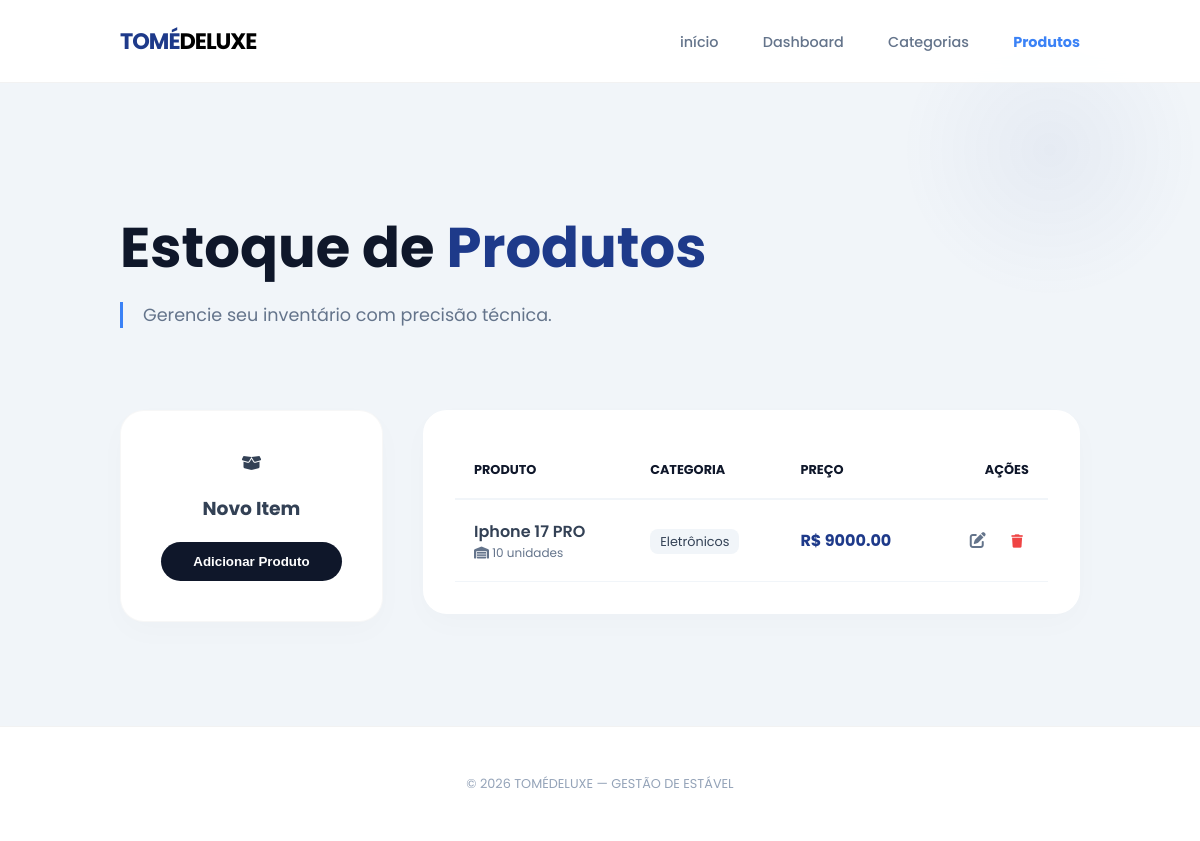
/produtos, run on an earlier commit of the app's database.
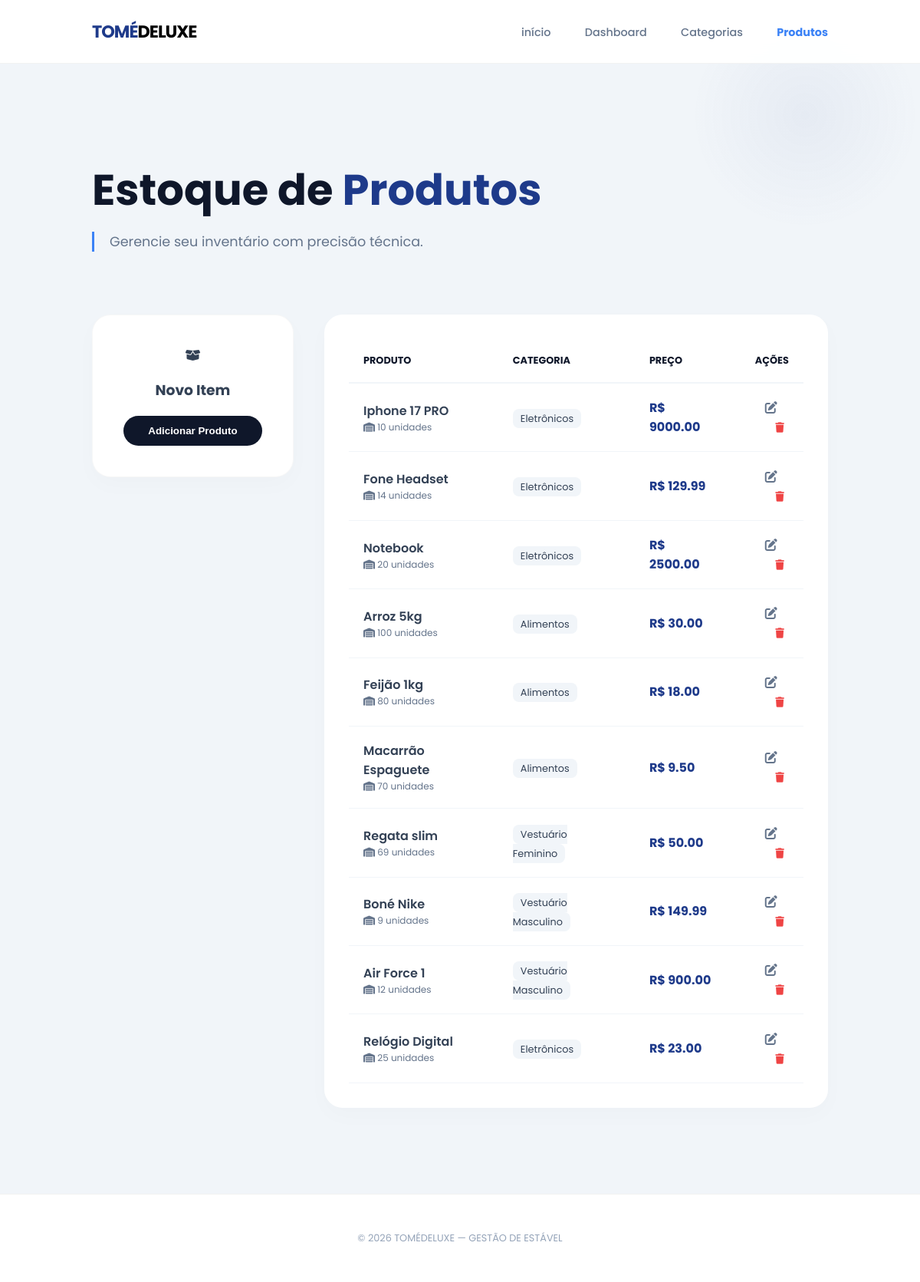
And on a later commit of the database.
### models.py (models this page shows, shortened)
class Produto(Base):
    __tablename__ = "produtos"
    id = Column(Integer, primary_key=True, autoincrement=True)
    nome = Column(String(100), nullable=False)
    preco = Column(Float, nullable=False)
    estoque = Column(Integer, nullable=False)
    categoria_id = Column(Integer, ForeignKey("categorias.id"))
    categoria = relationship("Categoria", back_populates="produtos")

class Categoria(Base):
    __tablename__ = "categorias"
    id = Column(Integer, primary_key=True, autoincrement=True)
    nome = Column(String(100), nullable=False)
    descricao = Column(String(150))
    produtos = relationship("Produto", back_populates="categoria")

### main.py (the view)
@app.get("/produtos")
def exibir_produtos(request: Request, db: Session = Depends(get_db)):
    produtos = db.query(Produto).all()
    categorias = db.query(Categoria).all()
    return templates.TemplateResponse(
        request,
        "produtos.html",
        {"request": request,
         "produtos": produtos,
         "categorias": categorias
        }
    )

### templates/produtos.html (shortened to what this page needs)
<!DOCTYPE html>
<html lang="pt-br">
<head>
    <link rel="stylesheet" href="/static/style.css">
    <link rel="stylesheet" href="https://cdnjs.cloudflare.com/ajax/libs/font-awesome/6.4.0/css/all.min.css">
</head>
<body>
    <nav class="navbar">
        <div class="nav-logo">TOMÉ<span style="color: black;">DELUXE</span></div>
        <div class="nav-links">
            <a href="./">início</a>
            <a href="/">Dashboard</a>
            <a href="/categorias">Categorias</a>
            <a href="/produtos" style="color: var(--accent-blue); font-weight: 700;">Produtos</a>
        </div>
    </nav>
    <main>
        <header class="hero">
            <h1>Estoque de <span>Produtos</span></h1>
            <p>Gerencie seu inventário com precisão técnica.</p>
        </header>
        <div class="container" style="display: grid; grid-template-columns: 1fr 2.5fr; gap: 40px; align-items: start;">
            <section class="card">
                <div id="bloco-botao" style="text-align: center;">
                    <i class="fa-solid fa-box-open"></i>
                    <h3>Novo Item</h3>
                    <button type="button" class="btn btn-main" onclick="mostrarFormulario()"
                        style="width: 100%; justify-content: center;">
                        Adicionar Produto
                    </button>
                </div>
            </section>
            <section class="data-table-container">
                <table>
                    <thead>
                        <tr>
                            <th>Produto</th>
                            <th>Categoria</th>
                            <th>Preço</th>
                            <th style="text-align: right;">Ações</th>
                        </tr>
                    </thead>
                    <tbody>
                        {% for produto in produtos %}
                        <tr>
                            <td>
                                <div style="font-weight: 600;">{{ produto.nome }}</div>
                                <div style="font-size: 0.75rem; color: #64748B;">
                                    <i class="fa-solid fa-warehouse"></i> {{ produto.estoque }} unidades
                                </div>
                            </td>
                            <td><span
                                    style="background: #F1F5F9; padding: 4px 10px; border-radius: 8px; font-size: 0.8rem;">{{
                                    produto.categoria.nome }}</span></td>
                            <td style="font-weight: 700; color: var(--primary-blue);">R$ {{ "%.2f"|format(produto.preco)
                                }}</td>
                            <td style="text-align: right;">
                                <div id="acoes-normais-{{ produto.id }}">
                                    <a href="/produtos/{{ produto.id }}/editar"
                                        style="color: #64748B; margin-right: 15px;"><i
                                            class="fa-solid fa-pen-to-square"></i></a>
                                    <button onclick="pedirConfirmacao('{{ produto.id }}')"
                                        style="background:none; border:none; color:#EF4444; cursor:pointer;"><i
                                            class="fa-solid fa-trash"></i></button>
                                </div>
                            </td>
                        </tr>
                        {% endfor %}
                    </tbody>
                </table>
            </section>
        </div>
    </main>
    <footer>&copy; 2026 TOMÉDELUXE — GESTÃO DE ESTÁVEL</footer>
</body>
</html>

### static/style.css (style rules this page uses)
:root { --primary-blue: #1E3A8A; --accent-blue: #3B82F6; --dark-bg: #0F172A; --glass-white: rgba(255, 255, 255, 0.95); --transition: all 0.4s cubic-bezier(0.165, 0.84, 0.44, 1); --bg-body: #F1F5F9; }
html, body { height: 100%; }
body { margin: 0; font-family: 'Poppins', sans-serif; background: var(--bg-body); color: #334155; display: flex; flex-direction: column; }
main { flex: 1 0 auto; }
body::before { content: ""; position: fixed; top: 0; right: 0; width: 300px; height: 300px; background: radial-gradient(circle, rgba(30, 58, 138, 0.05) 0%, transparent 70%); z-index: -1; }
.navbar { display: flex; justify-content: space-between; align-items: center; padding: 1.5rem 10%; background: var(--glass-white); backdrop-filter: blur(10px); position: sticky; top: 0; z-index: 1000; border-bottom: 1px solid rgba(0,0,0,0.05); }
.nav-logo { font-weight: 700; font-size: 1.4rem; color: var(--primary-blue); letter-spacing: -1px; }
.nav-links a { text-decoration: none; color: #64748B; font-weight: 500; margin-left: 2.5rem; transition: var(--transition); font-size: 0.9rem; }
.hero { padding: 6rem 10% 2rem 10%; max-width: 800px; }
.hero h1 { font-size: 3.5rem; line-height: 1.1; margin-bottom: 1.5rem; color: var(--dark-bg); }
.hero h1 span { color: var(--primary-blue); }
.hero p { font-size: 1.1rem; color: #64748B; border-left: 3px solid var(--accent-blue); padding-left: 20px; }
.container { display: grid; grid-template-columns: repeat(auto-fit, minmax(320px, 1fr)); gap: 30px; padding: 2rem 10% 4rem 10%; }
.card { background: white; padding: 40px; border-radius: 24px; border: 1px solid rgba(0,0,0,0.03); box-shadow: 0 10px 30px rgba(0,0,0,0.02); transition: var(--transition); }
.data-table-container { background: white; border-radius: 24px; padding: 2rem; box-shadow: 0 10px 30px rgba(0,0,0,0.02); margin-bottom: 3rem; }
table { width: 100%; border-collapse: collapse; }
th { text-align: left; padding: 1.2rem; color: var(--dark-bg); border-bottom: 2px solid var(--bg-body); font-size: 0.8rem; text-transform: uppercase; }
td { padding: 1.2rem; border-bottom: 1px solid var(--bg-body); }
.btn { display: inline-flex; align-items: center; padding: 12px 28px; border-radius: 50px; text-decoration: none; font-weight: 600; transition: var(--transition); border: none; cursor: pointer; }
.btn-main { background: var(--dark-bg); color: white; }
footer { flex-shrink: 0; padding: 3rem 10%; background: white; border-top: 1px solid rgba(0,0,0,0.05); text-align: center; font-size: 0.8rem; color: #94A3B8; }

What changed in the data, as far as the page shows it:
added Produto: nome "Fone Headset", estoque "14", categoria.nome "Eletrônicos", preco "129.99"
added Produto: nome "Notebook", estoque "20", categoria.nome "Eletrônicos", preco "2500.00"
added Produto: nome "Arroz 5kg", estoque "100", categoria.nome "Alimentos", preco "30.00"
added Produto: nome "Feijão 1kg", estoque "80", categoria.nome "Alimentos", preco "18.00"
added Produto: nome "Macarrão Espaguete", estoque "70", categoria.nome "Alimentos", preco "9.50"
added Produto: nome "Regata slim", estoque "69", categoria.nome "Vestuário Feminino", preco "50.00"
added Produto: nome "Boné Nike", estoque "9", categoria.nome "Vestuário Masculino", preco "149.99"
added Produto: nome "Air Force 1", estoque "12", categoria.nome "Vestuário Masculino", preco "900.00"
added Produto: nome "Relógio Digital", estoque "25", categoria.nome "Eletrônicos", preco "23.00"
